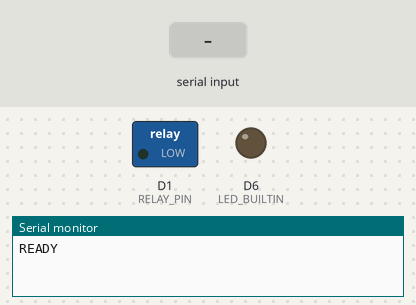
Simulated run of this program. Board: Arduino MKR. Shown: switched loads named in the program (green lamp = pin HIGH), output pins drawn as LEDs (lit = HIGH), the last lines printed to the serial monitor. The inputs (shaded band) are chosen by the test bench.

Above: at 1.2 s.
1.3 s: "ON\n" received over Serial
At 1.8 s:
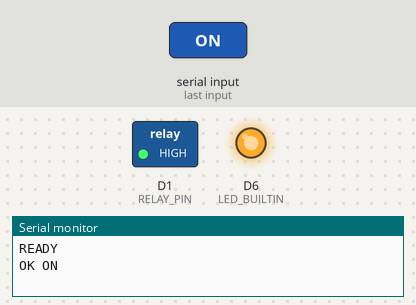
2.8 s: "OFF\n" received over Serial
At 4.2 s:
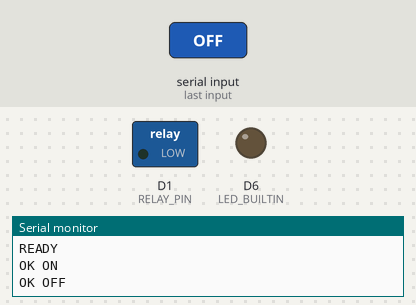
Timing chart, 0 to 5.8 s (numbered marks = the images above; inputs shaded):
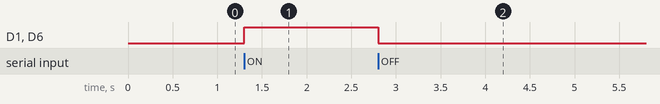

Measured:
- after the input at 1.3 s, D1 (RELAY_PIN), D6 (LED_BUILTIN): LOW → HIGH at once
- after the input at 2.8 s, D1 (RELAY_PIN), D6 (LED_BUILTIN): HIGH → LOW at once

The program:

main.cpp
```cpp
// MKR WiFi 1010 + MKR Relay Proto Shield: control RELAY1 over USB serial.
//
// Protocol (one command per line, '\n' terminated, '\r' ignored, case-insensitive):
//   ON      -> "OK ON"       relay energised, built-in LED (D6) on
//   OFF     -> "OK OFF"      relay released, built-in LED (D6) off
//   STATUS  -> "STATE ON" / "STATE OFF"
//   other   -> "ERR UNKNOWN <cmd>"
//   too long-> "ERR TOO_LONG"
// The relay is always OFF after power-up/reset, then keeps the last commanded state.

#include <Arduino.h>
#include <ctype.h>
#include <string.h>

static const uint8_t RELAY_PIN = 1;  // MKR Relay Proto Shield RELAY1 (RELAY2 is pin 2, unused)
static const size_t MAX_LINE = 32;

static char lineBuf[MAX_LINE + 1];
static size_t lineLen = 0;
static bool lineOverflow = false;
static bool relayOn = false;

static void setRelay(bool on) {
  relayOn = on;
  digitalWrite(RELAY_PIN, on ? HIGH : LOW);
  digitalWrite(LED_BUILTIN, on ? HIGH : LOW);
}

static void handleLine(char *s) {
  // Trim surrounding whitespace and uppercase in place.
  while (isspace((unsigned char)*s)) s++;
  char *end = s + strlen(s);
  while (end > s && isspace((unsigned char)end[-1])) *--end = '\0';
  for (char *p = s; *p; p++) *p = toupper((unsigned char)*p);

  if (*s == '\0') return;  // ignore blank lines

  if (strcmp(s, "ON") == 0) {
    setRelay(true);
    Serial.println("OK ON");
  } else if (strcmp(s, "OFF") == 0) {
    setRelay(false);
    Serial.println("OK OFF");
  } else if (strcmp(s, "STATUS") == 0) {
    Serial.println(relayOn ? "STATE ON" : "STATE OFF");
  } else {
    Serial.print("ERR UNKNOWN ");
    Serial.println(s);
  }
}

void setup() {
  // Drive LOW before switching to output so the relay never glitches on at boot.
  digitalWrite(RELAY_PIN, LOW);
  pinMode(RELAY_PIN, OUTPUT);
  digitalWrite(LED_BUILTIN, LOW);
  pinMode(LED_BUILTIN, OUTPUT);
  setRelay(false);

  Serial.begin(115200);  // native USB CDC: baud rate is ignored
  // No while(!Serial): the relay must work without a host attached.
  Serial.println("READY");
}

void loop() {
  while (Serial.available() > 0) {
    char c = (char)Serial.read();
    if (c == '\r') continue;
    if (c == '\n') {
      if (lineOverflow) {
        Serial.println("ERR TOO_LONG");
      } else {
        lineBuf[lineLen] = '\0';
        handleLine(lineBuf);
      }
      lineLen = 0;
      lineOverflow = false;
    } else if (lineLen < MAX_LINE) {
      lineBuf[lineLen++] = c;
    } else {
      lineOverflow = true;
    }
  }
}
```
